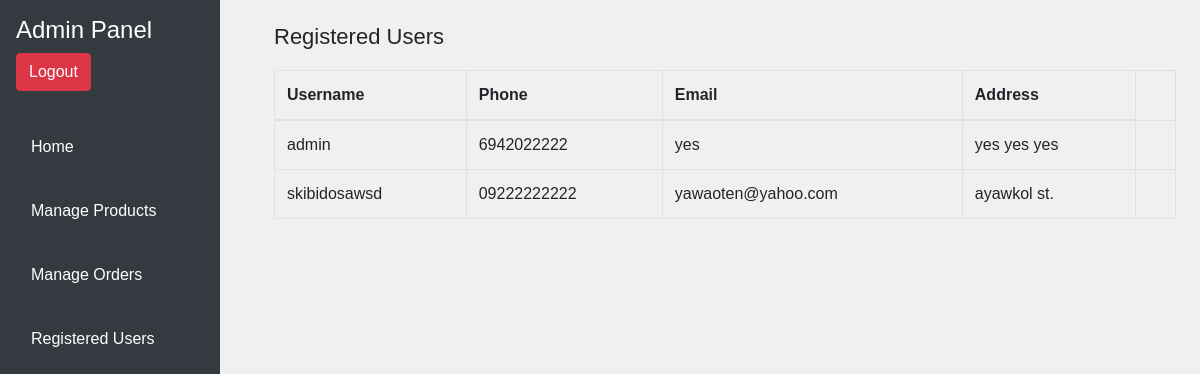
/admin-panel-2/admin.php?page=users (signed in), run on the app's committed database.
### tables this page shows
CREATE TABLE `users` (
  `id` int(11) NOT NULL,
  `username` varchar(128) NOT NULL,
  `full_name` varchar(255) NOT NULL,
  `email` varchar(255) NOT NULL,
  `password` varchar(255) NOT NULL,
  `phone` varchar(15) NOT NULL,
  `address` varchar(255) NOT NULL,
  `cart_count` int(11) NOT NULL DEFAULT 0,
  `is_senior_or_pwd` tinyint(1) NOT NULL DEFAULT 0
);

### admin-panel-2/users.php (the view, shortened to what this page needs)
<h2>Registered Users</h2>
<table class="table table-bordered">
    <thead>
        <tr>
            <th>Username</th>
            <th>Phone</th>
            <th>Email</th>
            <th>Address</th>
        </tr>
    </thead>
    <tbody>
        <?php while ($user = mysqli_fetch_assoc($users)) { ?>
        <tr>
            <td><?php echo $user['username']; ?></td>
            <td><?php echo $user['phone']; ?></td>
            <td><?php echo $user['email']; ?></td>
            <td><?php echo $user['address']; ?></td>
            <td>
            </td>
        </tr>
        <?php } ?>
    </tbody>
</table>

### admin-panel-2/styles.css (style rules this page uses)
body { font-family: Arial, sans-serif; background-color: #f0f0f0; margin: 0; padding: 0; }
.middle-section h2 { font-size: 22px; margin-bottom: 20px; }
.table { width: 100%; border-collapse: collapse; }
.table, .th, .td { border: 1px solid #ddd; }

### data on the page
users: username "admin", phone "6942022222", email "yes", address "yes yes yes"
users: username "skibidosawsd", phone "09222222222", email "yawaoten@yahoo.com", address "ayawkol st."
